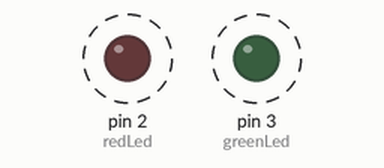
A sketch run on a simulated Arduino Uno, built with avr-gcc and run on an emulated ATmega328P. Parts: output pins drawn as LEDs (lit = HIGH). Dashed ring = blinking.

Above: at 0.1 s.
Timing chart, 0 to 4.6 s (numbered marks = the images above):
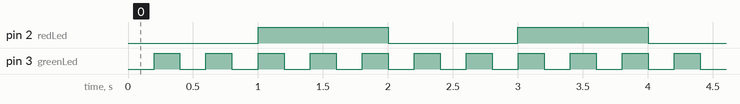

The sketch:

DelayProblemFix.ino
```cpp
const int redLed = 2;
const int greenLed = 3;

bool redState = LOW;
bool greenState = LOW;

unsigned long previousRedMillis = 0;
// Для micros() теж використовуємо unsigned long!
unsigned long previousGreenMicros = 0;

// 1000 мілісекунд (1 секунда)
const unsigned long redIntervalMillis = 1000;
// 200 000 мікросекунд (0.2 секунди)
const unsigned long greenIntervalMicros = 200000;

void setup() {
    pinMode(redLed, OUTPUT);
    pinMode(greenLed, OUTPUT);
}

void loop() {
    unsigned long currentMillis = millis();
    // Опитуємо високоточний таймер мікросекунд
    unsigned long currentMicros = micros();

    // --- ПРОЦЕС 1: Повільний таймер на millis() ---
    if (currentMillis - previousRedMillis >= redIntervalMillis) {
        previousRedMillis = currentMillis;
        redState = !redState;
        digitalWrite(redLed, redState);
    }

    // --- ПРОЦЕС 2: Швидкий високоточний таймер на micros() ---
    if (currentMicros - previousGreenMicros >= greenIntervalMicros) {
        previousGreenMicros = currentMicros;
        greenState = !greenState;
        digitalWrite(greenLed, greenState);
    }
}
```

Measured:
- by itself, pin 2 (redLed): alternates HIGH for 1.0 s and LOW for 1.0 s
- by itself, pin 3 (greenLed): alternates HIGH for 0.20 s and LOW for 0.20 s
- by itself, everything shown: repeats every 2.0 s, in 10 steps
